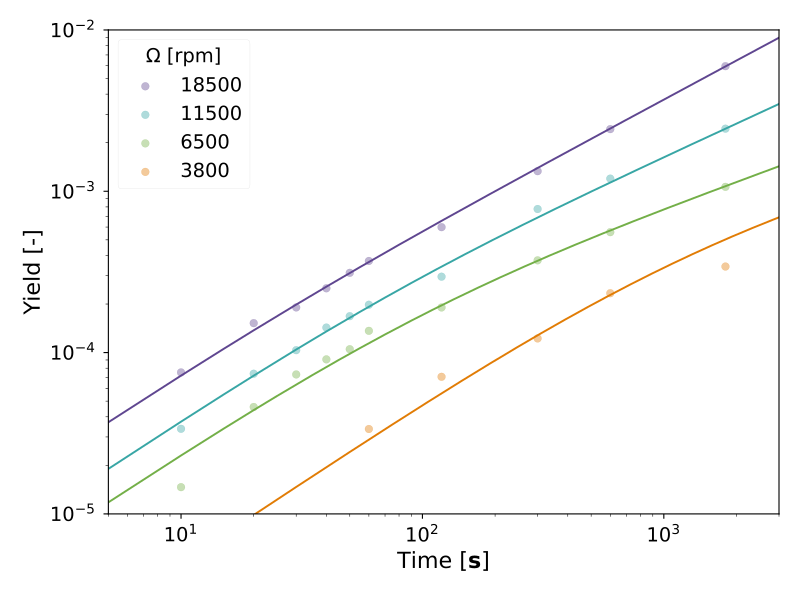

The Python source for this figure:
import os, sys
import numpy as np
import pandas as pd
from matplotlib import pyplot as plt
from matplotlib.widgets import Slider
from scipy.optimize import minimize as minimise
from breakage_population_balance import breakageModel
from breakage_population_balance.arrayManipulation import \
	fractional_percentage, fractional_percentage_array

from Extract_UVvis import SpeedSweep
from test_fitting_UVvis import interp
from test_fitting import \
	PSMs, error_calculator, process_args, extract_frac_psm, run_simulation, \
	x, calc_fracs
# =========================================================================== #

plt.style.use("seaborn-paper")
SMALL_SIZE = 14
MEDIUM_SIZE = 16
BIGGER_SIZE = 18

plt.rc('font', size=SMALL_SIZE)          # controls default text sizes
plt.rc('axes', titlesize=SMALL_SIZE)     # fontsize of the axes title
plt.rc('axes', labelsize=MEDIUM_SIZE)    # fontsize of the x and y labels
plt.rc('xtick', labelsize=SMALL_SIZE)    # fontsize of the tick labels
plt.rc('ytick', labelsize=SMALL_SIZE)    # fontsize of the tick labels
plt.rc('legend', fontsize=SMALL_SIZE)    # legend fontsize
plt.rc('figure', titlesize=BIGGER_SIZE)  # fontsize of the figure title

minimized_params = {
	"18500": np.array([1.70495863, 2.31787534, 4.96931008, 1.26]),
	"11500": np.array([3.00688466, 2.39594046, 4.81611375, 1.6]),
	"6500" : np.array([2.85952432, 2.87712493, 3.5529407,  0.23]),
	"3800" : np.array([7.74102875, 2.92963893, 2.73061484, 0.1]),
	"1500" : np.array([9.763026,   3.39399262, 5.2120364,  0]),
}

fit_params = {
	"18500": np.array([2.253, 1.987, 5.256, 1.68]),
	"11500": np.array([3.007, 2.396, 4.816, 1.60]),
	"6500" : np.array([3.550, 2.868, 3.849, 0.61]),
	"3800" : np.array([5.694, 3.377, 3.181, 0.36]),
	"1500" : np.array([7.410, 3.914, 2.766, 0]),
}

combined_fit = {
	# "18500": np.array([2.253,      1.987,      5.21, 1.6]),
	# "11500": np.array([3.00688466, 2.39594046, 4.82, 1.6]),
	# "6500" : np.array([2.85952432, 2.87712493, 4.8,  1.6]),
	# "3800" : np.array([2.4,        5.31,       4.26, 1.6]),
	"18500" : np.array([2.83068838, 1.90351529, 5.05717875, 1.6]),
	"11500" : np.array([3.85815191, 2.15005062, 4.83796328, 1.6]),
	"6500"  : np.array([3.00997403, 2.74385440, 4.88068714, 1.6]),
	"3800"  : np.array([4.86999577, 3.57931287, 4.10588837, 1.6]),
}
# {
# 	"18500": np.array([2,   2.2, 4.7, 1]),
# 	"11500": np.array([3,   2.4, 4.5, 1]),
# 	"6500" : np.array([3.6, 2.7, 4.3, 1]),
# 	"3800" : np.array([5.3, 3.3, 3.9, 1]),
# 	"1500" : np.array([9,     4, 3.7, 0]),
# }

fit_params = combined_fit

colors = {
	"18500": "#5F4690",
	"11500": "#38A6A5",
	"6500" : "#73AF48",
	"3800" : "#E17C05",
	"1500" : "#94346E",
}

t=np.linspace(0, 3000, 600+1, dtype=np.float64)

def plot_UVvis():
	mtoum = 1e6

	fig, ax = plt.subplots(figsize=[8,6])

	for speed, array in fit_params.items():
		color = colors[speed]

		if array[-1] == 0:
			break # Don't run 1500 speed

		solution = run_simulation(array[:-1], t=t)
		y_pred = calc_fracs(solution)
	
		interpolated = interp(solution, array[-1]*1e-6)[0]
		times = SpeedSweep[speed][:, 0]
		yields = SpeedSweep[speed][:, 3]/SpeedSweep[speed][:, 2]

		ax.loglog(
			t[1:], interpolated, color=color
		)
		ax.scatter(
			times, yields, color=color, alpha=0.4, label=f"{speed}"
		)

	ax.set_ylim([1e-5, 1e-2])
	ax.set_xlim([5, 3e3])

	ax.set_ylabel(r"Yield [-]")
	ax.set_xlabel(r"Time [$\bf{s}$]")

	plt.legend(title=r'$\Omega$ [rpm]', loc="upper left", framealpha=0.6)

	plt.tight_layout()
	# # plt.show(block=True)
	plt.savefig(os.path.splitext(__file__)[0] + '.pdf')

if __name__=="__main__":
	plot_UVvis()
